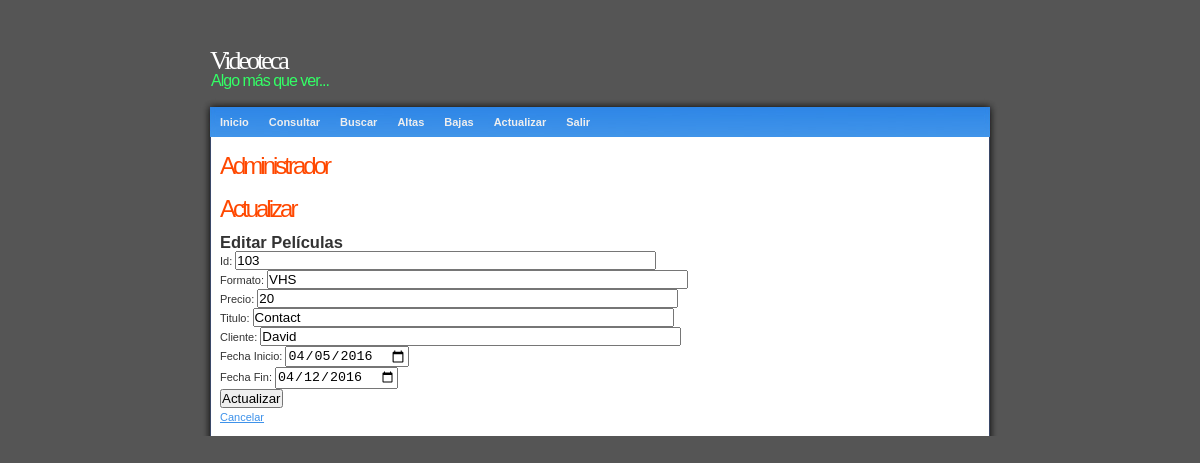
/administrador/ActualizarAdministradorRenta.php?id_copia=103 (signed in), run on the app's committed database.
### tables this page shows
CREATE TABLE IF NOT EXISTS `copias` (
  `id_copia` int(11) DEFAULT NULL,
  `formato` varchar(30) DEFAULT NULL,
  `precio` int(11) DEFAULT NULL,
  `titulo` varchar(60) DEFAULT NULL,
  `cliente` varchar(30) DEFAULT NULL,
  `fecha_inicio` date DEFAULT NULL,
  `fecha_fin` date DEFAULT NULL
);

### administrador/ActualizarAdministradorRenta.php (the view, shortened to what this page needs)
<!DOCTYPE html PUBLIC "-//W3C//DTD XHTML 1.0 Strict//EN" "http://www.w3.org/TR/xhtml1/DTD/xhtml1-strict.dtd">
<html xmlns="http://www.w3.org/1999/xhtml">
<head>
<link rel="stylesheet" type="text/css" href="../style.css" media="screen" />
</head>
<body>
<div id="wrap">
<div id="header">
  <h1 class="Estilo4">Videoteca</h1>
  <h2 class="Estilo5">Algo más que ver...</h2>
</div>
<div id="top"> </div>
<div id="menu">
<ul>
<li><a href="index.php">Inicio</a></li>
<li><a href="ConsultarAdministrador.php">Consultar</a></li>
<li><a href="BuscarAdministrador.php">Buscar</a></li>
<li><a href="AltasAdministrador.php">Altas</a></li>
<li><a href="BajasAdministrador.php">Bajas</a></li>
<li><a href="ActualizarAdministrador.php">Actualizar</a></li>
<li><a href="SalirAdministrador.php">Salir</a></li>
</ul>
</div>
<div id="content">
<div class="left">
<h2>Administrador</h2>
<h2>Actualizar</h2>
</div>
<H2>Editar Películas</H2>
<?php
   $link=Conectarse();
   $id=$_GET['id_copia'];
  echo '<FORM METHOD="POST" ACTION="ActualizarAdministradorRenta2.php">';
  $result=mysqli_query($link,"select * from copias where id_copia=$id");
  $row = mysqli_fetch_array($result);
  $for=$row["formato"];
  $pre=$row["precio"];
  $ti=$row["titulo"];
  $cli=$row["cliente"];
  $feini=$row["fecha_inicio"];
  $fefin=$row["fecha_fin"];
  echo "Id: <INPUT TYPE='text' NAME='id_copia' value='$id' SIZE='50'><br>";
  echo "Formato: <INPUT TYPE='text' NAME='formato' value='$for' SIZE='50'><br>";
  echo "Precio: <INPUT TYPE='text' NAME='precio' value='$pre' SIZE='50'><br>";
  echo "Titulo: <INPUT TYPE='text' NAME='titulo' value='$ti' SIZE='50'><br>";
  echo "Cliente: <INPUT TYPE='text' NAME='cliente' value='$cli' SIZE='50'><br>";
  echo "Fecha Inicio: <INPUT TYPE='date' NAME='fecha_inicio' value='$feini' SIZE='50'><br>";
  echo "Fecha Fin: <INPUT TYPE='date' NAME='fecha_fin' value='$fefin' SIZE='50'><br>";
?>
<INPUT TYPE="SUBMIT" value="Actualizar">
<br>
<a href="ActualizarAdministrador.php">Cancelar</a>
</div>
</div>
</body>
</html>

### style.css (style rules this page uses)
* { padding: 0; margin: 0; }
body { background: #555; font-family: Verdana, Arial, Helvetica, sans-serif; font-size: 11px; line-height: 18px; color: #333333;; }
a { color: #3E92EA; }
#wrap { margin: 40px auto 0 auto; width: 800px; }
#header { padding-bottom:10px; }
#header h1 { font-size: 26px; font-weight: 100; letter-spacing: -3px; padding: 12px 0 5px 10px; }
#header h2 { color: #33FF66; font-size: 16px; font-weight: 100; padding: 0 0 0 11px; letter-spacing: -1px; line-height: 12px; }
#menu { height: 30px; line-height: 30px; background: #222 url(images/menu.jpg) no-repeat; }
#menu ul { padding-left: 10px; list-style-type: none; }
#menu ul li { display: block; float: left; }
#menu ul li a { color: #eee; padding: 0 10px; text-decoration: none; font-weight: 600; }
#content { background: #555 url(images/content.jpg) repeat-y; padding: 10px 20px; }
.left { width: 568px; float: left; text-align: justify; }
.left h2 { color: #FF4800; font-size: 24px; letter-spacing: -3px; font-weight: 100; padding : 10px 0 15px 0; }
#top { background: #555 url(images/top.jpg) no-repeat; padding: 5px 0; }

### administrador/ActualizarAdministradorRenta.php (style rules this page uses)
.Estilo4 { color: #FFFFFF; font-family: "Times New Roman", Times, serif; font-size: 30px; }

### data on the page
copias: formato "VHS", precio "20", titulo "Contact", cliente "David", fecha_inicio "04/05/2016", fecha_fin "04/12/2016"
